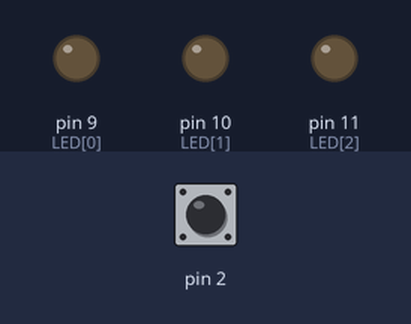
A sketch run on a simulated Arduino Uno, built with avr-gcc and run on an emulated ATmega328P. Parts: output pins drawn as LEDs (lit = HIGH). Inputs (shaded band) come from the test bench; at power-on: pin 2 LOW.

Above: at 1.2 s.
1.3 s: pin 2 driven HIGH
At 2.1 s:
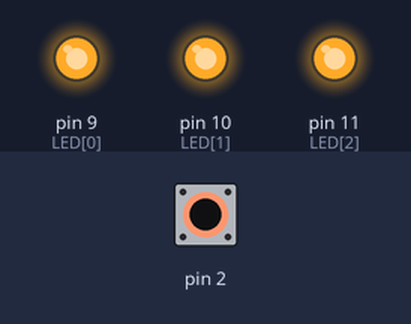
At 3.4 s:
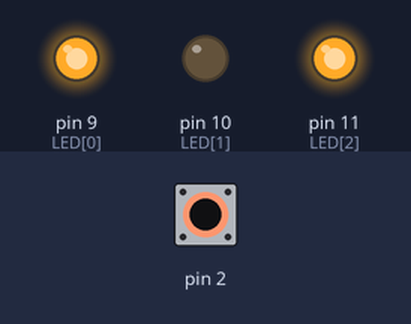
4.3 s: pin 2 pulsed LOW 2 times (0.12 s each, 0.3 s apart)
At 6.2 s:
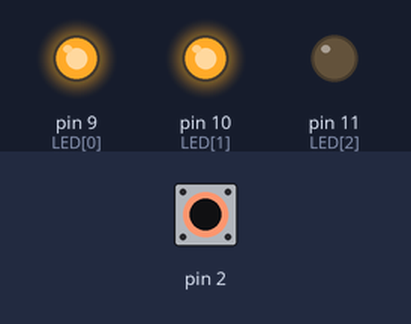
Timing chart, 0 to 16.9 s (numbered marks = the images above; inputs shaded):
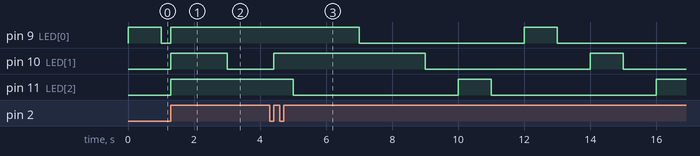

The sketch:

Lab5-2.ino
```cpp
int LED[] = {9,10,11};

void setup() {
  // put your setup code here, to run once:
  pinMode(LED[0], OUTPUT);
  pinMode(LED[1], OUTPUT);
  pinMode(LED[2], OUTPUT);
  attachInterrupt(0, ledblink, RISING);
}

void loop() {
  // put your main code here, to run repeatedly:
  for(int i=0; i<3; i++){
    digitalWrite(LED[i], HIGH);
    delay(1000);
    digitalWrite(LED[i], LOW);
    delay(1000);
  }
}

void ledblink(){
  digitalWrite(LED[0], HIGH);
  digitalWrite(LED[1], HIGH);
  digitalWrite(LED[2], HIGH);
  delay(1000);
}
```

Measured:
- after the input at 1.3 s, pin 9 (LED[0]): LOW → HIGH at once; pin 11 (LED[2]): LOW → HIGH after 0.00 s instead of 2.7 s
